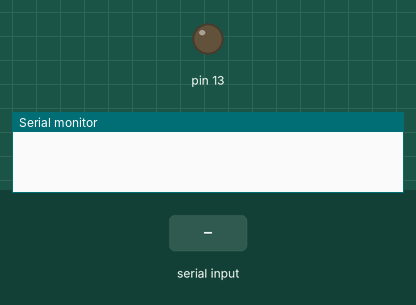
This sketch was run on a simulated Arduino Uno, built with avr-gcc and run on an emulated ATmega328P. Shown: output pins drawn as LEDs (lit = HIGH), the last lines printed to the serial monitor. Inputs (shaded band) come from the test bench.

Above: at 1.2 s.
1.3 s: "1\n" received over Serial
At 2.5 s:
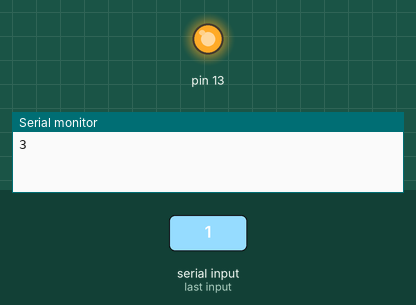
2.8 s: "2\n" received over Serial
At 3.7 s:
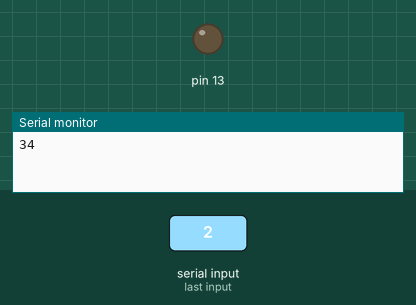
Timing chart, 0 to 5.8 s (numbered marks = the images above; inputs shaded):
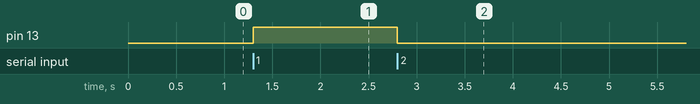

The sketch:

Python_Arduino.ino
```cpp
int x;
void setup() {
  Serial.begin(115200);
  Serial.setTimeout(1);
  pinMode(13, OUTPUT);
}
void loop() {
  // digitalWrite(13, HIGH);
  // delay(500);
  // digitalWrite(13, LOW);
  // delay(500);

  while (!Serial.available())
    ;
  x = Serial.readString().toInt();
  if (x == 1) {
    digitalWrite(13, HIGH);

  } else if (x == 2) {
    digitalWrite(13, LOW);
  }
  Serial.print(x + 2);
}
```

Measured:
- after the input at 1.3 s, pin 13: LOW → HIGH at once
- after the input at 2.8 s, pin 13: HIGH → LOW at once
